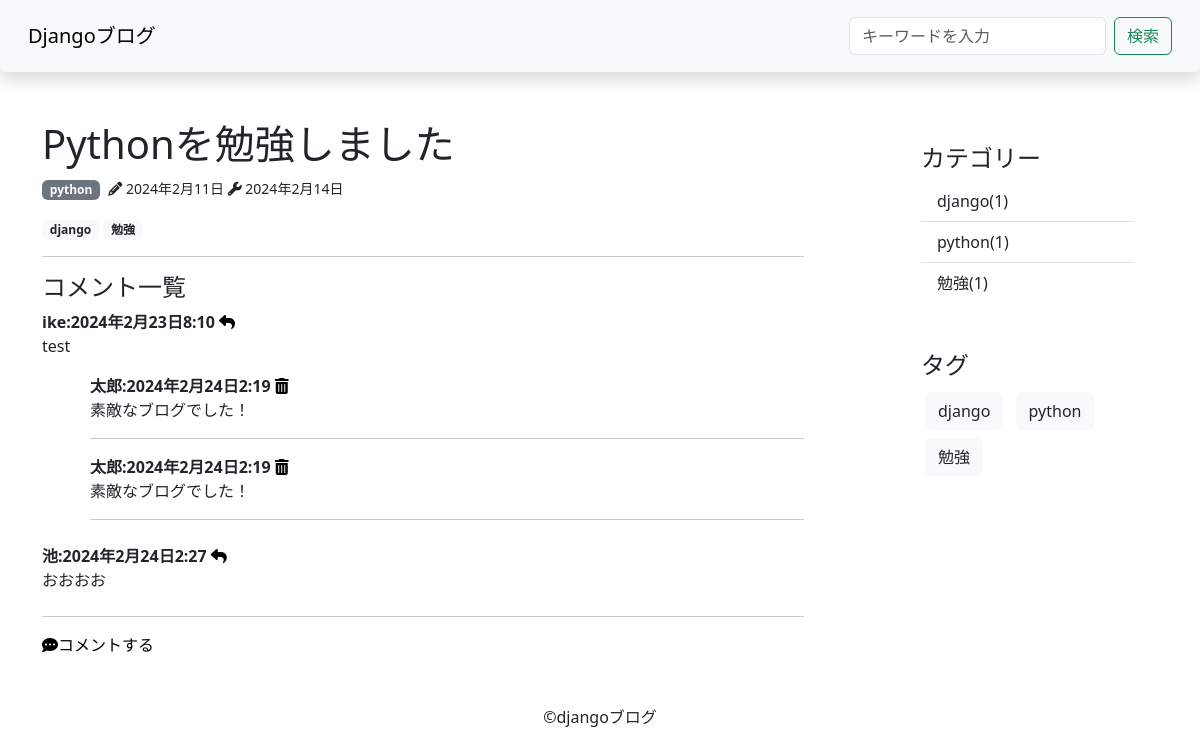
The app's page /post/1/ with its own data.
### blog/models.py (models this page shows, shortened)
class Post(models.Model):
    title=models.CharField(verbose_name='タイトル',max_length=200)
    content=MarkdownxField('本文',blank=True)
    created_at=models.DateTimeField('作成日時',auto_now_add=True)
    updated_at=models.DateTimeField('更新日時',auto_now=True)
    is_published=models.BooleanField('公開設定',default=False)
    image=models.ImageField(verbose_name='画像',upload_to='upload' , null=True , blank = True)
    class Meta:
         verbose_name="記事"
         verbose_name_plural="記事"
    category=models.ForeignKey(Category,verbose_name="カテゴリー",on_delete=models.PROTECT,null=True,blank=True)
    tags=models.ManyToManyField(Tag,verbose_name="タグ",blank=True)
    def convert_markdown_to_html(self):
         return markdownify(self.content)

class Category(models.Model):
    name=models.CharField(verbose_name="カテゴリ",max_length=255)
    slug=models.SlugField(verbose_name="URL",unique=True)
    def __str__(self) -> str:
        return self.name
    class Meta:
         verbose_name="カテゴリー"
         verbose_name_plural="カテゴリー"

class Tag(models.Model):
    name=models.CharField(verbose_name="タグ",max_length=255)
    slug=models.SlugField(verbose_name="URL",unique=True)
    def __str__(self) -> str:
            return self.name
    class Meta:
         verbose_name="タグ"
         verbose_name_plural="タグ"

class Comment(models.Model):
     name=models.CharField(verbose_name="名前",max_length=100)
     text=models.TextField(verbose_name="本文")
     created_at=models.DateTimeField(verbose_name="作成日",auto_now_add=True)
     post=models.ForeignKey(Post,verbose_name="記事",on_delete=models.CASCADE)
     class Meta:
         verbose_name="コメント"
         verbose_name_plural="コメント"

class Reply(models.Model):
     name=models.CharField(verbose_name="名前",max_length=100)
     text=models.TextField(verbose_name="本文")
     created_at=models.DateTimeField(verbose_name="作成日",auto_now_add=True)
     comment=models.ForeignKey(Comment,verbose_name="コメント",on_delete=models.CASCADE)
     class Meta:
         verbose_name="返信"
         verbose_name_plural="返信"

### blog/views.py (the view)
# urls.py: path('post/<int:pk>/' ,PostDetailView.as_view(),name="post-detail"),
class PostDetailView(DetailView):
    model=Post
    template_name="blog/post_detail.html"
    paginate_by=3
    def get_object(self, queryset=None):
        print("★"*30)
        print(vars(self))
        print("★"*30)
        post=super().get_object(queryset)
        if post.is_published or self.request.user.is_authenticated:
            return post
        else:
            return Http404

### blog/context_processors.py (called while the page is built)
def common(request):
    context={
        "categories":Category.objects.annotate(count=Count("post",Q(post__is_published=True))),
        "tags":Tag.objects.all()
    }
    return context

### blog/templates/blog/post_detail.html (shortened to what this page needs)
{% extends "base.html" %}
{% block content %}
    <div class="row">
        <div class="col-9">
            <div class="col-md-11">
                 <div class="article-area">
                <h1 >{{post.title}}</h1>
                <p >
                        <span class="badge bg-secondary">{{post.category}}</span>
                        <small class="ps-1">
                            <i class="fa-solid fa-pencil"></i> {{post.created_at | date}}
                            <i class="fa-solid fa-wrench"></i> {{post.updated_at | date}}
                        </small>
                </p>
                <p >
                    {% for tag in post.tags.all %}
                        <span class="badge bg-light text-dark"> {{tag}}</span>
                    {% endfor %}
                </p>
            </div>
            {% include 'blog/snippets/comments.html' %}
              <hr>
            <a class="text-black" href="{% url 'comment' post.pk %}" >
                <i class="fa-solid fa-comment-dots"></i>コメントする
            </a>
            </div>
        </div>
        <div class="col-3">
            {% include "blog/snippets/sidebar.html" %}
        </div>
    </div>
{% endblock content %}

### blog/templates/blog/snippets/comments.html (shortened to what this page needs)
{% if post.comment_set.all %}
<hr>
<h4 class="mb">コメント一覧</h4>
{% for comment in post.comment_set.all %}
    <div class="comment mb-4">
        <b mb-2>{{comment.name}}:{{comment.created_at}}</b>
        <a href="{% url 'reply' comment.pk %}" ><i class="fa-solid fa-reply text-black"></i></a>
         <p>{{comment.text}}</p>
            {% for reply in comment.reply_set.all %}
                <div class="reply ms-5">
                    <b>{{reply.name}}:{{reply.created_at}}</b>
                    <a href="{% url 'reply-delete' reply.pk %}" ><i class="fa-solid fa-trash-can text-black"></i></a>
                    <p>{{reply.text}}</p>
                     <hr>
                </div>
            {% endfor %}
    </div>
{% endfor %}
{% endif %}

### blog/templates/blog/snippets/sidebar.html
<div class="p-4 ">
    <h4>カテゴリー</h4>
    <ul class="list-group list-group-flush">
        {% for category in categories %}
            {% if category.count > 0 %}
                <li class="list-group-item ">
                    <a href="{% url 'category-post-detail' category.slug %}" class="category">
                    {{category.name}}({{category.count}})
                    </a>
                </li>
            {% endif %}
        {% endfor %}
    </ul>
</div>
<div class="p-4">
    <h4>タグ</h4>
    {% for tag in tags %}
        <a href="{% url 'tag-post-detail' tag.slug %}" class="btn btn-light text-dark m-1">{{tag.name}}</a>
    {% endfor %}

### blog/static/blog/css/style.css (style rules this page uses)
.category { color:#212529; text-decoration: none; }
.text-black { color:#212529; text-decoration:none; }

### records on screen
Post: title "Pythonを勉強しました", category "python", created_at "2024年2月11日", updated_at "2024年2月14日"
Tag: name "django"
Tag: name "勉強"
Comment: name "ike", created_at "2024年2月23日8:10", text "test"
Reply: name "太郎", created_at "2024年2月24日2:19", text "素敵なブログでした！"
Reply: name "太郎", created_at "2024年2月24日2:19", text "素敵なブログでした！"
Comment: name "池", created_at "2024年2月24日2:27", text "おおおお"
Category: name "django", count "1"
Category: name "python", count "1"
Category: name "勉強", count "1"
Tag: name "python"
